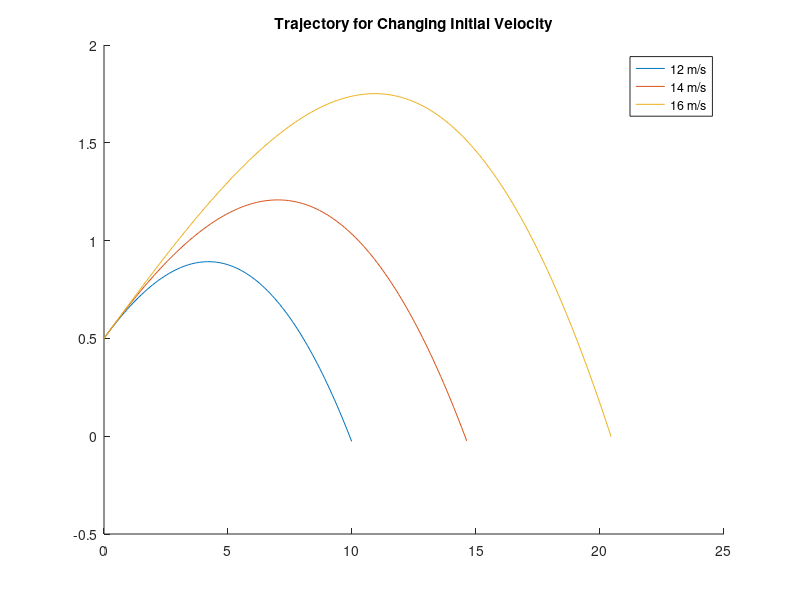

Write MATLAB code to recreate this figure. (Note: this script raises an error after producing the figure.)
clear;
clc;
dt = 0.01; %time step
t = 0:dt:10; %vector of all times
vi = [12 14 16];
angle = 10;
anglerad = angle*pi()/180;

p = [0 0.5]; %initial position
ac = [0 -9.81]; %constant acceleration
ad = [0 0]; %drag acceleration
al = [0 0]; % lift acceleration
m = 0.175; %mass
cd = 0.1; %drag coefficient
cl = 0.175;
rho = 1.2; %density of air
r = 0.275/2;

for j=1:1:length(vi)
    v = [vi(j)*cos(anglerad) vi(j)*sin(anglerad)]; %initial velocity (m/s)
    for i=2:1:length(t)
        v(i, :) = v(i-1, :)+(ac+ad+al)*dt; %new vel = old vel + deltaT*accel
        p(i, :) = p(i-1, :)+v(i-1, :)*dt; %new pos = old pos + deltaT*vel

        theta = atan2((p(i, 2)-p(i-1, 2)), (p(i, 1)-p(i-1, 1))); %angle of current motion
        vtot = sqrt(v(i, 1)^2 + v(i, 2)^2); %total velocity

        fd = 0.5*rho*(vtot^2)*cd*pi()*(r^2); %drag force
        ad = (-fd/m)*[cos(theta) sin(theta)]; %drag force applies opposite to motion      
        
        fl = 0.5*rho*(vtot^2)*cl*pi()*(r^2); %lift force
        al = (fl/m)*[-sin(theta) cos(theta)]; % drag force applies perp. to motion

        if(p(i, 2) < 0) %stop once the ball hits the "ground"
            airtime(j) = i*dt;
            peak(j) = max(p(:, 2));
            dist(j) = p(i, 1);
            break;
        end
    end
    hold on
    plot(p(:, 1), p(:, 2));
    legendInfo{j} = [num2str(vi(j)) ' m/s'];
end

hold off
legend(legendInfo);
title('Trajectory for Changing Initial Velocity');
subtitle('0.5m Initial Height, 10° Launch Angle');
xlabel('Horizontal Distance (m)');
ylabel('Vertical Distance (m)');
axis equal;
xlim([0 35]);
ylim([0 10]);


disp(airtime);
disp(peak);
disp(dist);